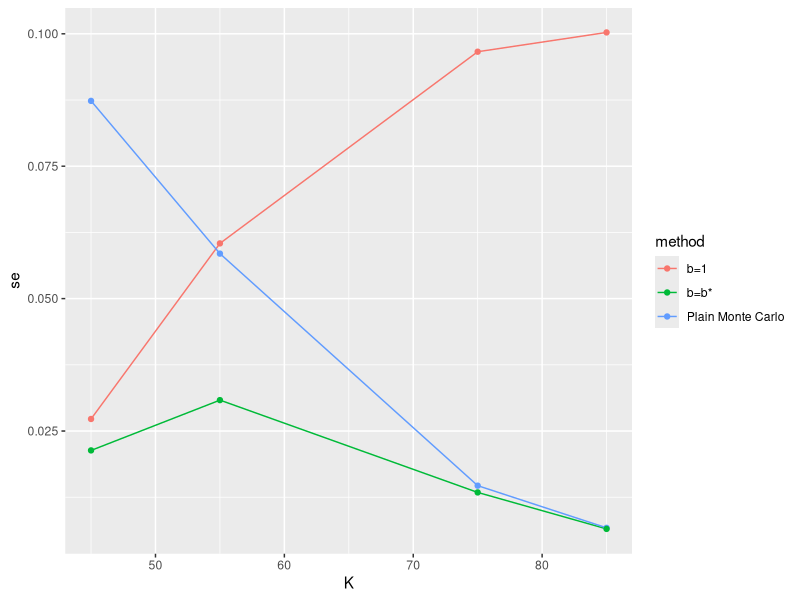
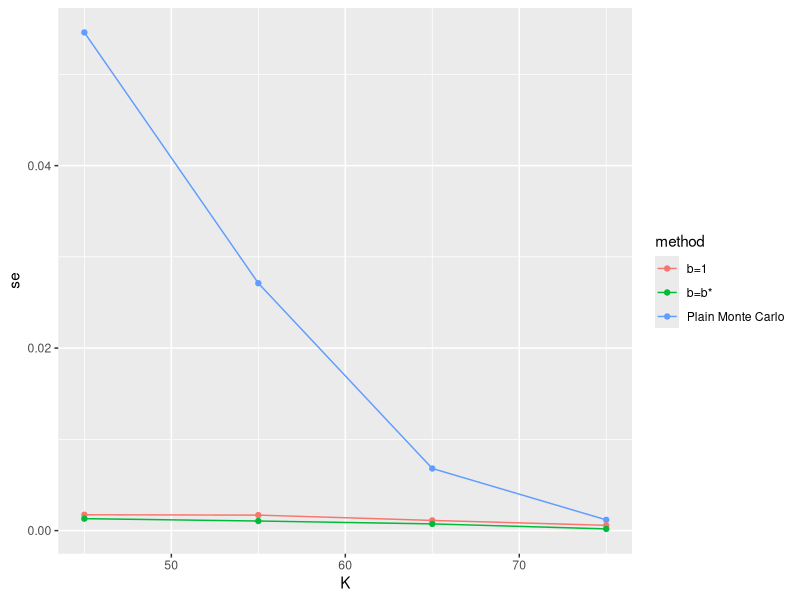
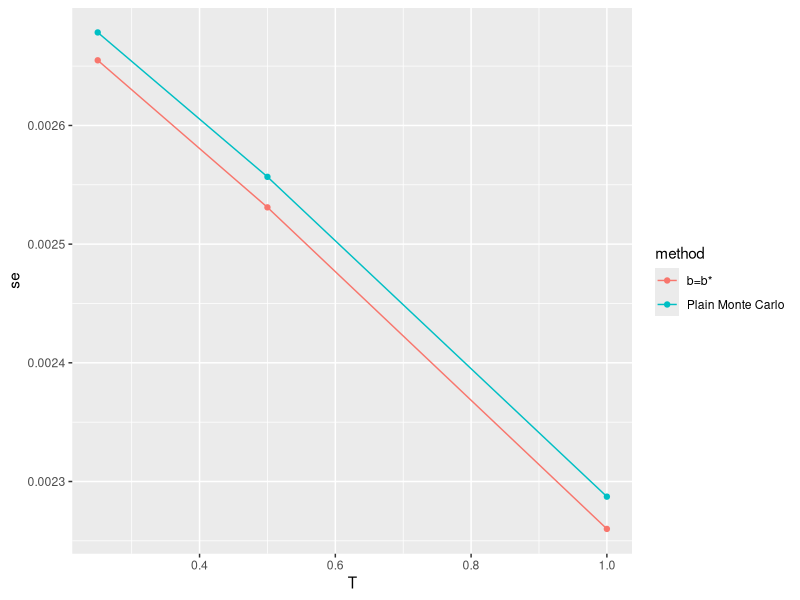
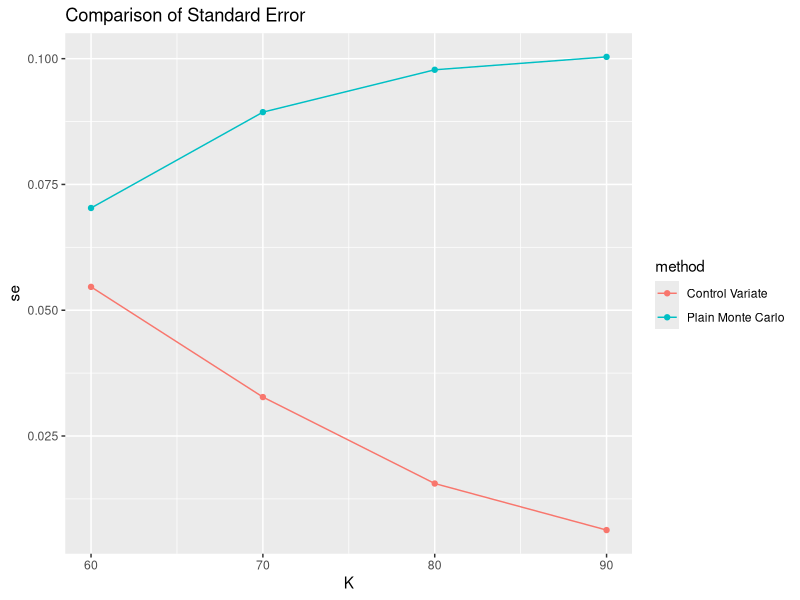
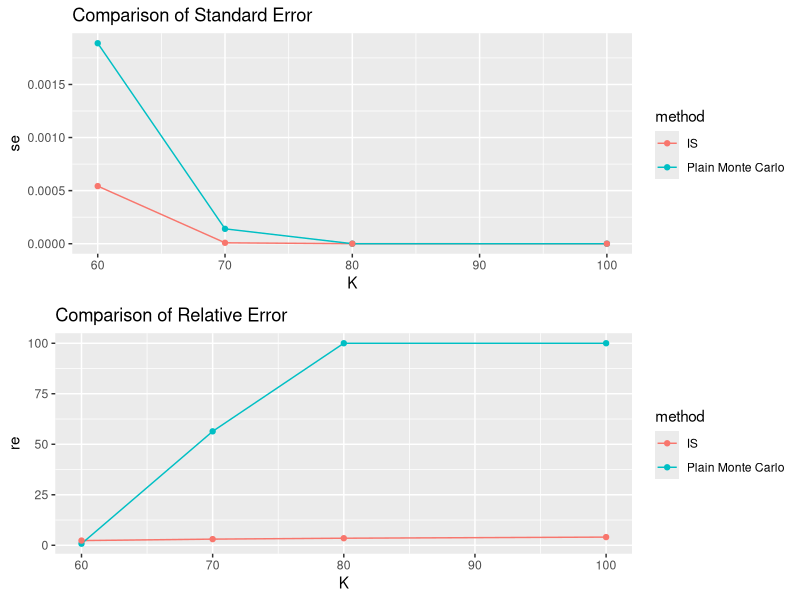
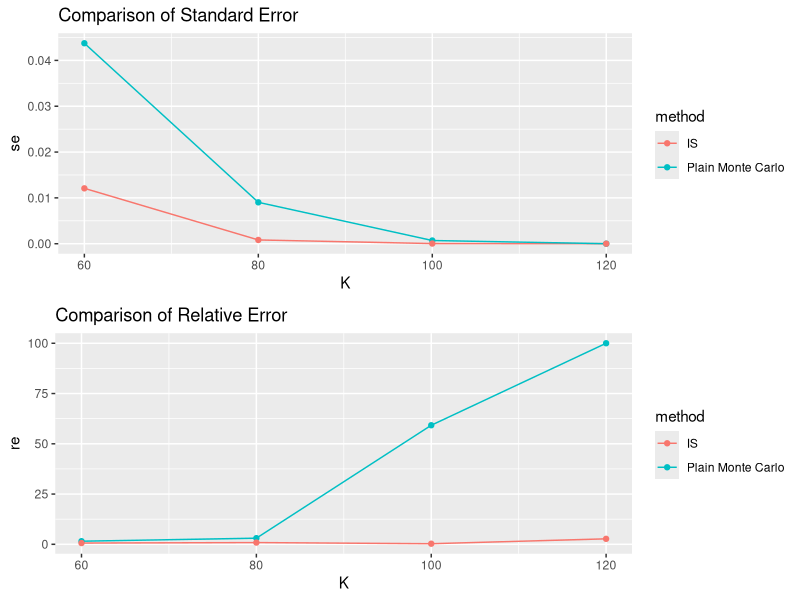
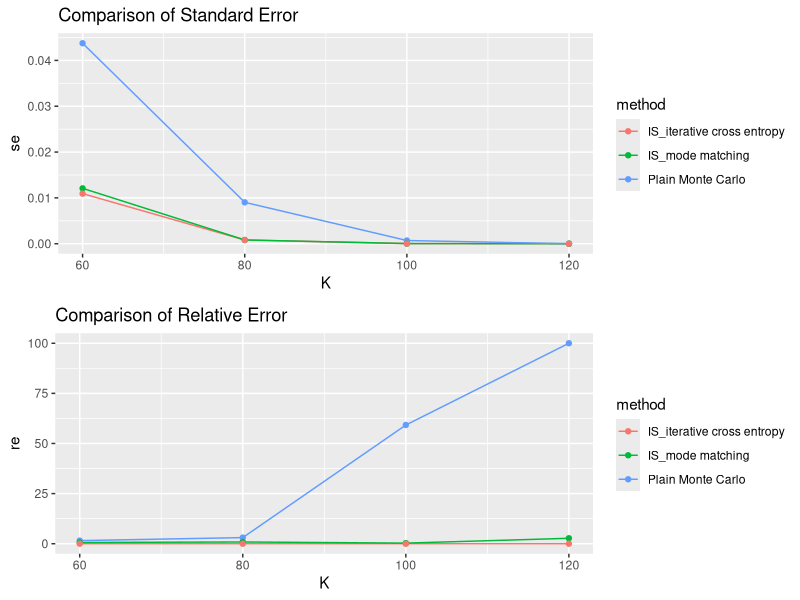
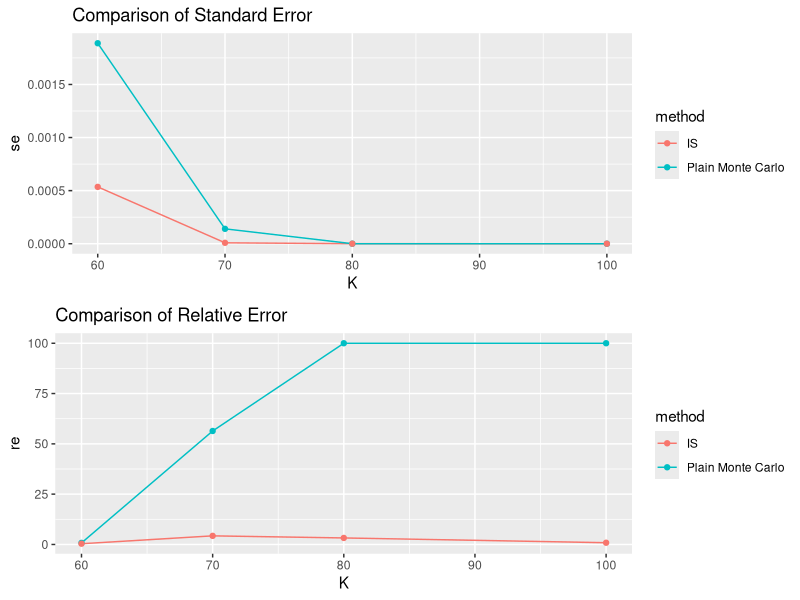

The R script that drew these images, in order: (Note: a time limit stopped this script after it produced the figures.)
## ---- chunk 1
S0 = 50
r = 0.05
sigma = 0.2
T = 1
n = 10000

K1 = 45
K2 = 55
K3 = 75
K4 = 85
K = c(K1,K2,K3,K4)
## ---- chunk 2
set.seed(36)
Z = rnorm(n)
S = S0*exp((r-sigma^2/2)*T+sigma*sqrt(T)*Z)
X = rep(0,n)
v = vector()
se = vector()
for (k in 1:4){
  for (i in 1:n){
    X[i] = exp(-r*T)*max(S[i]-K[k], 0)
  }
  
  v[k] = mean(X)
  se[k] = sqrt(var(X)/n)
}
v
se
## ---- chunk 3
v1 = vector()
se1 = vector()
for (k in 1:4){
  for (i in 1:n){
    X[i] = exp(-r*T)*max(S[i]-K[k], 0)
  }
  Y = exp(-r*T)*S-S0
  b1 = 1
  H1 = X-b1*Y
  v1[k] = mean(H1)
  se1[k] = sqrt((sum(H1^2)-n*v1[k]^2)/(n*(n-1)))
}
v1
se1

## ---- chunk 4
v2 = vector()
se2 = vector()
for (k in 1:4){
  for (i in 1:n){
    X[i] = exp(-r*T)*max(S[i]-K[k], 0)
  }
  Y = exp(-r*T)*S-S0
  b2 = sum((X-mean(X))*(Y-mean(Y)))/sum((Y-mean(Y))^2)
  H2 = X-b2*Y
  v2[k] = mean(H2)
  se2[k] = sqrt((sum(H2^2)-n*v2[k]^2)/(n*(n-1)))
  print(cor(X,Y))
}
v2
se2
## ---- chunk 5
library(ggplot2)

result = data.frame(rep(K,3))
colnames(result)='K'
result$method = c(rep('Plain Monte Carlo',4),rep('b=1',4),rep('b=b*',4))
result$est = c(v,v1,v2)
result$se = c(se,se1,se2)

ggplot(result, aes(x=K, y=se, group=method, color=method))+
  geom_line()+geom_point()
## ---- chunk 6
r = 0.05
T = 1
sigma = 0.2
m = 12
S0 = 50
n = 10000
t = rep(0,m)
for (i in 1:m){
  t[i]=i*T/m
}
S = rep(0,m)
X = rep(0,n)
K1 = 45
K2 = 55
K3 = 65
K4 = 75
K = c(K1,K2,K3,K4)
## ---- chunk 7
v = vector()
se = vector()
for (j in 1:4){
  set.seed(29)
  for (i in 1:n){
    for (k in 1:m){
      Z = rnorm(1)
      if (k==1) {
        S[k]=S0*exp((r-0.5*sigma^2)*(t[k])+
                      sigma*sqrt(t[k])*Z)
       } else {
         S[k]=S[k-1]*exp((r-0.5*sigma^2)*(t[k]-t[k-1])+sigma*sqrt(t[k]-t[k-1])*Z)
       }
    }
    ari_mean = mean(S)
    X[i] = exp(-r*T)*max(ari_mean-K[j], 0)
  }
  v[j] = mean(X)
  se[j] = sqrt(var(X)/n)
}
v
se
## ---- chunk 8
b = 1
geo_mean = rep(0,n)
v1 = rep(0,4)
se1 = rep(0,4)
for (j in 1:4){
  for (i in 1:n){
    for (k in 1:m){
      Z = rnorm(1)
      if (k==1) {
        S[k]=S0*exp((r-0.5*sigma^2)*(t[k])+
                      sigma*sqrt(t[k])*Z)
      } else {
        S[k]=S[k-1]*exp((r-0.5*sigma^2)*(t[k]-t[k-1])+sigma*sqrt(t[k]-t[k-1])*Z)
      }
    }
    ari_mean = mean(S)
    geo_mean[i] = exp(mean(log(S)))
    X[i] = exp(-r*T)*max(ari_mean-K[j], 0)
  }
  
  Y = rep(0,n)
  for (i in 1:n){
    Y[i] = exp(-r*T)*max(geo_mean[i]-K[j], 0)
  }
  p = mean(Y)
  H = X-b*(Y-p)
  v1[j] = mean(H)
  se1[j] = sqrt((sum(H^2)-n*v1[j]^2)/(n*(n-1)))
  
}
v1
se1


## ---- chunk 9
geo_mean = rep(0,n)
v2 = vector()
se2 = vector()
for (j in 1:4){
  for (i in 1:n){
    for (k in 1:m){
      Z = rnorm(1)
      if (k==1) {
        S[k]=S0*exp((r-0.5*sigma^2)*(t[k])+
                      sigma*sqrt(t[k])*Z)
      } else {
        S[k]=S[k-1]*exp((r-0.5*sigma^2)*(t[k]-t[k-1])+sigma*sqrt(t[k]-t[k-1])*Z)
      }
    }
    ari_mean = mean(S)
    geo_mean[i] = exp(mean(log(S)))
    X[i] = exp(-r*T)*max(ari_mean-K[j], 0)
  }
  
  Y = rep(0,n)
  for (i in 1:n){
    Y[i] = exp(-r*T)*max(geo_mean[i]-K[j], 0)
  }
  
  p = mean(Y)
  b = sum((X-mean(X))*(Y-mean(Y)))/sum((Y-mean(Y))^2)
  b
  H = X-b*(Y-p)
  v2[j] = mean(H)
  se2[j] = sqrt((sum(H^2)-n*v2[j]^2)/(n*(n-1)))
}
v2
se2
## ---- chunk 10
library(ggplot2)

result = data.frame(rep(K,3))
colnames(result)='K'
result$method = c(rep('Plain Monte Carlo',4),rep('b=1',4),rep('b=b*',4))
result$est = c(v,v1,v2)
result$se = c(se,se1,se2)

ggplot(result, aes(x=K, y=se, group=method, color=method))+
  geom_line()+geom_point()
## ---- chunk 11
r = 0.05
n = 400000
sigma = 0.2
S0 = 50
K1 = 45
K2 = 50
K3 = 55

T = c(1, 0.5, 0.25) # 1, 0.5, 0.25
## ---- chunk 12
set.seed(29)
Z = rnorm(n)

X = rep(0,n)
v = vector()
se = vector()
for (t in 1:3){
  S = S0*exp((r-0.5*sigma^2)*T[t]+sigma*sqrt(T[t])*Z)
  for(i in 1:n){
    X[i] = exp(-r*T[t])*(max(S[i]-K1,0) + max(S[i]-K3,0) - 2*max(S[i]-K2,0))
  }
  v[t] = mean(X)
  se[t] = sqrt(var(X)/n)
}
v
se
## ---- chunk 13
v1 = vector()
se1 = vector()
b = vector()
beta = vector()
for (t in 1:3){
  S = S0*exp((r-0.5*sigma^2)*T[t]+sigma*sqrt(T[t])*Z)
  for(i in 1:n){
    X[i] = exp(-r*T[t])*(max(S[i]-K1,0) + max(S[i]-K3,0) - 2*max(S[i]-K2,0))
  }
  Y = exp(-r*T[t])*S  # Control Variate
  b[t] = sum((X-mean(X))*(Y-mean(Y)))/sum((Y-mean(Y))^2)
  beta[t] = b[t]*(sqrt(var(Y)))/(sqrt(var(X)))
  H = X-b[t]*(Y-S0)
  v1[t] = mean(H)
  se1[t] = sqrt((sum(H^2)-n*v1[t]^2)/(n*(n-1)))
}
b
beta
v1
se1
## ---- chunk 14

result = data.frame(rep(T,2))
colnames(result)='T'
result$method = c(rep('Plain Monte Carlo',3),rep('b=b*',3))
result$est = c(v,v1)
result$se = c(se,se1)
library(ggplot2)
ggplot(result, aes(x=T, y=se, group=method, color=method))+
  geom_line()+geom_point()
## ---- chunk 15
n = 10000
T = 1
K = c(60,70,80,90)
sigma = 0.2
r = 0.02
S0 = 50
Z = rnorm(n)
S = S0*exp((r-0.5*sigma^2)*T+sigma*sqrt(T)*Z)
X = rep(0,n)
v = vector()
se = vector()
for (k in 1:4){
  for (i in 1:n){
    X[i] = exp(-r*T)*(max(S[i]-K[k], 0) + max(K[k]-S[i],0))
  }
  
  v[k] = mean(X)
  se[k] = sqrt(var(X)/n)
}
v
se
## ---- chunk 16
v1 = vector()
se1 = vector()
b = vector()
for (k in 1:4){
  for (i in 1:n){
    X[i] = exp(-r*T)*(max(S[i]-K[k], 0) + max(K[k]-S[i],0))
  }
  Y = exp(-r*T)*S-S0
  b[k] = sum((X-mean(X))*(Y-mean(Y)))/sum((Y-mean(Y))^2)
  H = X-b[k]*Y
  v1[k] = mean(H)
  se1[k] = sqrt((sum(H^2)-n*v1[k]^2)/(n*(n-1)))
}
b
v1
se1
## ---- chunk 17
result = data.frame(rep(K,2))
colnames(result)='K'
result$method = c(rep('Plain Monte Carlo',4),rep('Control Variate',4))
result$est = c(v,v1)
result$se = c(se,se1)

ggplot(result, aes(x=K, y=se, group=method, color=method))+
  geom_line()+geom_point()+ggtitle("Comparison of Standard Error")
## ---- chunk 18
S0 = 50
r = 0.05
sigma = 0.2
K = 65
T = 1
m =50
n = 10000
t = rep(0,m)
for (i in 1:m){
  t[i]=i*T/m
}
## ---- chunk 19
S = rep(0,m)
X = rep(0,n)
set.seed(29)
for (i in 1:n){
  for (k in 1:m){
    Z = rnorm(1)
    if (k==1) {
      S[k]=S0*exp((r-0.5*sigma^2)*(t[k])+sigma*sqrt(t[k])*Z)
    } else {
      S[k]=S[k-1]*exp((r-0.5*sigma^2)*(t[k]-t[k-1])+sigma*sqrt(t[k]-t[k-1])*Z)
    }
  }
  max_S = max(S)
  X[i] = exp(-r*T)*max(max_S-K, 0)
}
mean(X)
se = sqrt(var(X)/n)
se
## ---- chunk 20
Z = rnorm(n)
S = S0*exp((r-0.5*sigma^2)*T+sigma*sqrt(T)*Z)

Y = exp(-r*T)*S-S0
b = sum((X-mean(X))*(Y-mean(Y)))/sum((Y-mean(Y))^2)
b   # b very small -> 0, almost no reduction in variance
H = X-b*Y
v = mean(H)
v
se2 = sqrt((sum(H^2)-n*v^2)/(n*(n-1)))
se2
## ---- chunk 21
Z = rnorm(n)
S = S0*exp((r-sigma^2/2)*T+sigma*sqrt(T)*Z)
Y = rep(0,n)
for(i in 1:n){
  Y[i] = exp(-r*T)*max(S[i]-K,0)
}
b = sum((X-mean(X))*(Y-mean(Y)))/sum((Y-mean(Y))^2)
b    # b also very small
H = X-b*(Y-S0)
v = mean(H)
v
se2 = sqrt((sum(H^2)-n*v^2)/(n*(n-1)))
se2
## ---- chunk 22
S0 = 50
r = 0.05
sigma = 0.2
K = 55
T = 1
m =50
n = 10000
t = rep(0,m)
for (i in 1:m){
  t[i]=i*T/m
}

geo_mean = rep(0,n)
X = rep(0,n)
S = rep(0,m)
set.seed(29)

for (i in 1:n){
  for (k in 1:m){
    Z = rnorm(1)
    if (k==1) {
      S[k]=S0*exp((r-0.5*sigma^2)*(t[k])+sigma*sqrt(t[k])*Z)
    } else {
      S[k]=S[k-1]*exp((r-0.5*sigma^2)*(t[k]-t[k-1])+sigma*sqrt(t[k]-t[k-1])*Z)
    }
  }
  max_S = max(S)
  X[i] = exp(-r*T)*max(max_S-K, 0)
  geo_mean[i] = exp(mean(log(S)))
}

Y = rep(0,n)
for (i in 1:n){
  Y[i] = exp(-r*T)*max(geo_mean[i]-K, 0)
}

#Y[1:100]
p = mean(Y)
b = sum((X-mean(X))*(Y-mean(Y)))/sum((Y-mean(Y))^2)
b
H = X-b*(Y-p)
v = mean(H)
v
se = sqrt((sum(H^2)-n*v^2)/(n*(n-1)))
se
## ---- chunk 23
S0 = 50
r = 0.01
sigma = 0.1
T = 1
n = 10000

K = c(60,70,80,100)
b = vector()
for (k in 1:4){
  b[k] = (log(K[k]/S0) - (r-sigma^2/2)*T)/(sigma*sqrt(T))
}

# theoretical value
theo = exp(-r*T)*(1-pnorm(b))
theo
## ---- chunk 24
est = vector()
se = vector()
re = vector()
for (k in 1:4){
  set.seed(29)
  X = exp(-r*T)*(rnorm(n)>=b[k])
  est[k] = mean(X)
  se[k] = sqrt(var(X)/n)
  re[k] = abs((est[k] - theo[k])/theo[k])*100
}
est
se
re

## ---- chunk 25
est2 = vector()
se2 = vector()
re2 = vector()
for (k in 1:4){
  set.seed(29)
  x = max(b[k],0)
  H = rep(0,n)
  for (i in 1:n){
    Y = rnorm(1, x, 1)
    if (Y<b[k]){
      H[i]=0
    } else{
      H[i] = exp(-r*T-x*Y+x^2/2)
    }
  }
  est2[k] = mean(H)
  se2[k] = sqrt((sum(H^2)-n*est2[k]^2)/(n*(n-1)))
  re2[k] = abs((est2[k]-theo[k])/theo[k])*100
}
est2
se2
re2
## ---- chunk 26
result = data.frame(rep(K,2))
colnames(result)='K'
result$method = c(rep('Plain Monte Carlo',4),rep('IS',4))
result$est = c(est,est2)
result$se = c(se,se2)
result$re = c(re,re2)
library(ggplot2)
p1 = ggplot(result, aes(x=K, y=se, group=method, color=method))+
  geom_line()+geom_point()+ggtitle("Comparison of Standard Error")
p2 = ggplot(result, aes(x=K, y=re, group=method, color=method))+
  geom_line()+geom_point()+ggtitle("Comparison of Relative Error")
require(gridExtra)
grid.arrange(p1,p2)
## ---- chunk 27
S0 = 50
r = 0.05
sigma = 0.2
T = 1
n = 10000

K = c(60,80,100,120)
theta = vector()
theo = vector()
# theoretical value by using Black-Scholes formula
for (k in 1:4){
  theta[k] = 1/(sigma*sqrt(T))*log(K[k]/S0)+(sigma/2-r/sigma)*sqrt(T)
  theo[k] = S0*pnorm(sigma*sqrt(T)-theta[k])-K[k]*exp(-r*T)*pnorm(-theta[k])
}
theo
## ---- chunk 28
set.seed(29)
X = rnorm(n)
for (k in 1:4){
  h = S0*exp(-0.5*sigma^2*T+sigma*sqrt(T)*X)-exp(-r*T)*K[k]
  for (i in 1:n){
    h[i] = max(0, h[i])
  }
  est[k] = mean(h)
  se[k] = sqrt(var(h)/n)
}
re = abs((est-theo)/theo*100)
est
se
re
## ---- chunk 29
# find x* using bisection method
f <- function(x){
  S0*exp(-0.5*sigma^2*T+sigma*sqrt(T)*x)*(sigma*sqrt(T)-x)+exp(-r*T)*K[4]*x
}

#f(4)
#f(5)

x1= vector()
x2 = vector()
x1[1] = 1
x2[1] = 2
x1[2] = 2
x2[2] = 3
x1[3] = 3
x2[3] = 4
x1[4] = 4
x2[4] = 5

for(k in 1:4){
  while (abs(x1[k]-x2[k])>=1e-6){
    x = (x1[k]+x2[k])/2
    if (f(x)==0){
      x1[k] = x
      x2[k] = x
    } else {
      if ((f(x)>0 & f(x1[k])>0)|(f(x)<0 & f(x1[k])<0)){
        x1[k] = x
      } else {
        x2[k] = x
      }
    }
  }
}
x1


# importance sampling
est1 = vector()
se1 = vector()
set.seed(29)
for (k in 1:4){
  H = rep(0,n)
  Y = rnorm(n,x1[k],1)
  h = S0*exp(-0.5*sigma^2*T+sigma*sqrt(T)*Y)-exp(-r*T)*K[k]
  for (i in 1:n){
    H[i] = max(0, h[i])*exp(-x1[k]*Y[i] + (x1[k])^2/2)
  }
  est1[k] = mean(H)    ## when K is large, this value is very unstable for diff seeds
  se1[k] = sqrt((sum(H^2)-n*est1[k]^2)/(n*(n-1)))
}
est1
se1
re1 = abs((est1-theo)/theo)*100
re1
## ---- chunk 30
result = data.frame(rep(K,2))
colnames(result)='K'
result$method = c(rep('Plain Monte Carlo',4),rep('IS',4))
result$est = c(est,est1)
result$se = c(se,se1)
result$re = c(re,re1)

p1 = ggplot(result, aes(x=K, y=se, group=method, color=method))+
  geom_line()+geom_point()+ggtitle("Comparison of Standard Error")
p2 = ggplot(result, aes(x=K, y=re, group=method, color=method))+
  geom_line()+geom_point()+ggtitle("Comparison of Relative Error")
require(gridExtra)
grid.arrange(p1,p2)
## ---- chunk 31
S0 = 50
r = 0.05
sigma = 0.2
T = 1
N = 2000
K = c(60,80,100,120)

theta_hat0 = vector()
for (k in 1:4){
  theta_hat0[k] = 1/(sigma*sqrt(T))*log(K[k]/S0)-r/sigma*sqrt(T)
}

theta_hat0
IT_NUM = 5
theta_hat_final = vector()

for (k in 1:4){
  h <- function(x){
    max(S0*exp(-0.5*sigma^2*T+sigma*sqrt(T)*x)-exp(-r*T)*K[k], 0)
  }
  
  H = rep(0,N)
  theta_hat = rep(0, IT_NUM+1)
  theta_hat[1] = theta_hat0[k]
  set.seed(29)
  for(j in 1:IT_NUM+1){
    Y = rnorm(N,theta_hat[j-1],1)
    for(i in 1:N){
      H[i] = h(Y[i])
    }
    theta_hat[j] = sum(H*exp(-theta_hat[j-1]*Y)*Y)/sum(H*exp(-theta_hat[j-1]*Y))
  }
  
  theta_hat
  theta_hat_final[k] = theta_hat[IT_NUM+1]
}
theta_hat_final


H = rep(0,n)
est3 = vector()
se3 = vector()
for (k in 1:4){
  for (i in 0:n){
    Y = rnorm(1, theta_hat_final[k], 1)
    H[i] = h(Y)*exp(-theta_hat_final[k]*Y + theta_hat_final[k]^2/2)
  }
  est3[k] = mean(H)    
  se3[k] = sqrt((sum(H^2)-n*est3[k]^2)/(n*(n-1)))
}
est3  # works well even when K is large, like 120\
se3
re3 = abs((est3-theo)/theo)*100
re3
## ---- chunk 32
result = data.frame(rep(K,3))
colnames(result)='K'
result$method = c(rep('Plain Monte Carlo',4),rep('IS_mode matching',4),rep('IS_iterative cross entropy',4))
result$est = c(est,est1,est3)
result$se = c(se,se1,se3)
result$re = c(re,re1,se3)
library(ggplot2)
library(gridExtra)
p1 = ggplot(result, aes(x=K, y=se, group=method, color=method))+
  geom_line()+geom_point()+ggtitle("Comparison of Standard Error")
p2 = ggplot(result, aes(x=K, y=re, group=method, color=method))+
  geom_line()+geom_point()+ggtitle("Comparison of Relative Error")
grid.arrange(p1,p2)
## ---- chunk 33
rho = 0.1
N = 2000
N0 = 1800
S0 = 50
r = 0.05
sigma = 0.2
T = 1
K = 120
alpha = K
theta_0 = 0
j = 0

F <- function(x){
  S0*exp((r-0.5*sigma^2)*T+sigma*sqrt(T)*x)
}

H <- function(x, alpha){
  exp(-r*T)*max(F(x)-alpha, 0)
}

theta = vector()
theta[1] = theta_0
j=0
H_vector = rep(0,N)

alpha_j = 40
while (alpha_j<alpha){
  j = j+1
  Y = rnorm(N, theta[j],1)
  V = F(Y)
  V = sort(V)
  alpha_j = V[N0]
  for(i in 1:N){
    if ( F(Y[i])>=alpha_j ){
      H_vector[i]=H(Y[i], alpha_j)
    } else {
      H_vector[i]=0
    }
  }
  theta[j+1]= sum(H_vector*exp(-theta[j]*Y)*Y)/sum(H_vector*exp(-theta[j]*Y))
}

theta
alpha_j
final_theta = theta[j+1]
H = rep(0,n)
h <- function(x){
  max(S0*exp(-0.5*sigma^2*T+sigma*sqrt(T)*x)-exp(-r*T)*K, 0)
}
for (i in 0:n){
  Y = rnorm(1, final_theta, 1)
  H[i] = h(Y)*exp(-final_theta*Y + final_theta^2/2)
}
est_v = mean(H)
est_v     # works well even when K is large, like 120
se = sqrt((sum(H^2)-n*est_v^2)/(n*(n-1)))
se
## ---- chunk 34
S0 = 50
r = 0.01
sigma = 0.1
T = 1
n = 10000
N = 2000
IT_NUM = 5

K = c(60, 70, 80, 100)
b = vector()
theo = vector()
for (k in 1:4){
  b[k] = (log(K[k]/S0) - (r-sigma^2/2)*T)/(sigma*sqrt(T))
}

# theoretical value
theo = exp(-r*T)*(1-pnorm(b))
theo
## ---- chunk 35
est = vector()
se = vector()
re = vector()
for (k in 1:4){
  set.seed(29)
  X = exp(-r*T)*(rnorm(n)>=b[k])
  est[k] = mean(X)
  se[k] = sqrt(var(X)/n)
  re[k] = abs((est[k] - theo[k])/theo[k])*100
}
est
se
re
## ---- chunk 36
# initialize theta_hat0 so that exp(-rT)*E[I{Y>=b}]=0
theta_hat_final = vector()
for (k in 1:4){
  theta_hat0 = b[k]
  H = rep(0,N)
  theta_hat = rep(0, IT_NUM+1)
  theta_hat[1] = theta_hat0
  
  set.seed(29)
  h <- function(X){
    exp(-r*T)*(X>=b[k])
  }
  for(j in 1:IT_NUM+1){
    Y = rnorm(N,theta_hat[j-1],1)
    for(i in 1:N){
      H[i] = h(Y[i])
    }
    theta_hat[j] = sum(H*exp(-theta_hat[j-1]*Y)*Y)/sum(H*exp(-theta_hat[j-1]*Y))
  }
  theta_hat_final[k] = theta_hat[IT_NUM+1]
}
theta_hat_final

H = rep(0,n)
for (k in 1:4){
  for (i in 0:n){
    Y = rnorm(1, theta_hat_final[k], 1)
    H[i] = h(Y)*exp(-theta_hat_final[k]*Y + theta_hat_final[k]^2/2)
  }
  est1[k] = mean(H)
  se1[k] = sqrt((sum(H^2)-n*est1[k]^2)/(n*(n-1)))
}
est1
se1
re1 = abs((est1 - theo)/theo)*100
re1
## ---- chunk 37
result = data.frame(rep(K,2))
colnames(result)='K'
result$method = c(rep('Plain Monte Carlo',4),rep('IS',4))
result$est = c(est,est1)
result$se = c(se,se1)
result$re = c(re,re1)

p1 = ggplot(result, aes(x=K, y=se, group=method, color=method))+
  geom_line()+geom_point()+ggtitle("Comparison of Standard Error")
p2 = ggplot(result, aes(x=K, y=re, group=method, color=method))+
  geom_line()+geom_point()+ggtitle("Comparison of Relative Error")
grid.arrange(p1,p2)
## ---- chunk 38
plain_est=vector()
plain_se=vector()
plain_re=vector()
IS_est = vector()
IS_se = vector()
IS_re = vector()
m_vec = c(10,20,30)
theo = vector()
for (k in 1:length(m_vec)){
  p = 0.5
  a = 0.9
  m = m_vec[k] #10,100,1000
  n = 10000
  b = m*a
  theo[k] = 1-pbinom(b,m,p)
  ##### Plain Monte Carlo Methods #####
  set.seed(18)
  X = rbinom(n,m,p)
  count = vector()
  for (i in 1:n){
    if (X[i]>=b){
      count[i] = 1
    } else {
      count[i] = 0
    }
  }
  plain_est[k] = mean(count)
  plain_se[k] = sqrt(var(count)/n)
  plain_re[k] = abs((plain_est[k]-theo[k])/theo[k])*100
  
  ##### Importance Sampling #####
  Y = rbinom(n,m,a)
  count2 = vector()
  for (i in 1:n){
    if (Y[i]>=b){
      count2[i]=1*0.5^m/(a^Y[i]*(1-a)^(m-Y[i]))
    } else{
      count2[i]=0
    }
  }
  
  IS_est[k] = mean(count2)
  IS_se[k] = sqrt((sum(count2^2)-n*IS_est[k]^2)/(n*(n-1)))
  IS_re[k] = abs((IS_est[k]-theo[k])/theo[k])*100
}

theo
plain_est
IS_est
## ---- chunk 39
result = data.frame(rep(m_vec,2))
colnames(result)='m'
result$method = c(rep('Plain Monte Carlo',3),rep('IS',3))
result$est = c(plain_est,IS_est)
result$se = c(plain_se,IS_se)
result$re = c(plain_re,IS_re)
library(ggplot2)
library(gridExtra)
p1 = ggplot(result, aes(x=m, y=se, group=method, color=method))+
  geom_line()+geom_point()+ggtitle("Comparison of Standard Error")
p2 = ggplot(result, aes(x=m, y=re, group=method, color=method))+
  geom_line()+geom_point()+ggtitle("Comparison of Relative Error")
grid.arrange(p1,p2)
## ---- chunk 40
plain_est=vector()
plain_se=vector()
plain_re=vector()
IS_est = vector()
IS_se = vector()
IS_re = vector()
a_vec = c(2,5,10,20,30)
theo = vector()

for (k in 1:length(a_vec)){
  lambda = 1
  a = a_vec[k] #2,5,10
  n = 10000
  b = a/lambda
  
  theo[k] = 1-pexp(b,lambda)

  ##### Plain Monte Carlo Methods #####
  set.seed(29)
  X = rexp(n,lambda)
  count = vector()
  for (i in 1:n){
    if (X[i]>=b){
      count[i] = 1
    } else {
      count[i] = 0
    }
  }
  plain_est[k] = mean(count)
  plain_se[k] = sqrt(var(count)/n)
  plain_re[k] = abs((plain_est[k]-theo[k])/theo[k])*100
  
  ##### Importance Sampling #####
  Y = rexp(n,1/b)
  H = rep(0,n)
  for (i in 1:n){
    if (Y[i]>=b){
      H[i]=1*lambda*b*exp(-lambda*Y[i]+1/b*Y[i])
    } else{
      H[i]=0
    }
  }

  IS_est[k] = mean(H)
  IS_se[k] = sqrt((sum(H^2)-n*IS_est[k]^2)/(n*(n-1)))
  IS_re[k] = abs((IS_est[k]-theo[k])/theo[k])*100
}

## ---- chunk 41
result = data.frame(rep(a_vec,2))
colnames(result)='m'
result$method = c(rep('Plain Monte Carlo',5),rep('IS',5))
result$est = c(plain_est,IS_est)
result$se = c(plain_se,IS_se)
result$re = c(plain_re,IS_re)

p1 = ggplot(result, aes(x=m, y=se, group=method, color=method))+
  geom_line()+geom_point()+ggtitle("Comparison of Standard Error")
p2 = ggplot(result, aes(x=m, y=re, group=method, color=method))+
  geom_line()+geom_point()+ggtitle("Comparison of Relative Error")
grid.arrange(p1,p2)
## ---- chunk 42
n = 10000
set.seed(29)
X = rnorm(n)
Y = rnorm(n)
Z = rnorm(n)
b = 3
# let A = min{X+Y,Y+2Z+1}
count = vector()
for (i in 1:n){
  if(min(X[i]+Y[i],Y[i]+2*Z[i]+1)>=b){
    count[i]=1
  } else {
    count[i]=0
  }
} 
plain_est = mean(count)
plain_est
plain_se = sqrt(var(count)/n)
plain_se
## ---- chunk 43
N = 2000
set.seed(29)
X = rnorm(N)
Y = rnorm(N)
Z = rnorm(N)
A = rep(0,N)
h = rep(0,N)

for (i in 1:N){
  A[i]=min(X[i]+Y[i],Y[i]+2*Z[i]+1)
  if(A[i]>=b){
    h[i]=1
  } else {
    h[i]=0
  }
}

theta_est = vector()
theta_est[1] = sum(h*X)/sum(h)
theta_est[2] = sum(h*Y)/sum(h)
theta_est[3] = sum(h*Z)/sum(h)

X2 = rnorm(n,theta_est[1],1)
Y2 = rnorm(n,theta_est[2],1)
Z2 = rnorm(n,theta_est[3],1)
A2 = rep(0,n)

#theta_est

for (i in 1:n){
  A2[i]=min(X2[i]+Y2[i],Y2[i]+2*Z2[i]+1)
}

l = exp(-theta_est[1]*X2+1/2*theta_est[1]^2
    -theta_est[2]*Y2+1/2*theta_est[2]^2
    -theta_est[3]*Z2+1/2*theta_est[3]^2)

H = (A2>=b)*l
IS_est = mean(H)
IS_est
IS_se = sqrt((sum(H^2)-n*IS_est^2)/(n*(n-1)))
IS_se

## ---- chunk 44
r = 0.1
sigma = 0.2
T = 1
K = 30
n = 10000
S0 = c(30,50,70,90)

# theoretical value by using Black-Scholes formula
theta = 1/(sigma*sqrt(T))*log(K/S0)+(sigma/2-r/sigma)*sqrt(T)
theo = K*exp(-r*T)*pnorm(theta)-S0*pnorm(theta-sigma*sqrt(T))
theo
## ---- chunk 45
set.seed(29)
for (s in 1:4){
  X = rnorm(n)
  h = exp(-r*T)*K-S0[s]*exp(-0.5*sigma^2*T+sigma*sqrt(T)*X)
  for (i in 1:n){
    h[i] = max(0, h[i])
  }
  est[s] = mean(h)
  se[s] = sqrt(var(h)/n)
}
est
se
re = abs((est-theo)/theo*100)
re
## ---- chunk 46
# find x* using bisection method
f <- function(x){
  -S0[1]*exp(-0.5*sigma^2*T+sigma*sqrt(T)*x)*(sigma*sqrt(T)-x)-exp(-r*T)*K*x
}

f(-1)
f(-2)

x1 = c(-1, -3, -4, -6)
x2 = c(-2, -4, -5, -7)

for (s in 1:4){
  while (abs(x1[s]-x2[s])>=1e-6){
    x = (x1[s]+x2[s])/2
    if (f(x)==0){
      x1[s] = x
      x2[s] = x
    } else {
      if ((f(x)>0 & f(x1[s])>0)|(f(x)<0 & f(x1[s])<0)){
        x1[s] = x
      } else {
        x2[s] = x
      }
    }
  }
}
x1

#importance sampling
set.seed(29)
H = rep(0,n)
for (s in 1:4){
  Y = rnorm(n,x1[s],1)
  h = exp(-r*T)*K - S0[s]*exp(-0.5*sigma^2*T+sigma*sqrt(T)*Y)
  for (i in 1:n){
    H[i] = max(0, h[i])*exp(-x1[s]*Y[i] + (x1[s])^2/2)
  }
  est1[s] = mean(H)
  se1[s] = sqrt((sum(H^2)-n*est1[s]^2)/(n*(n-1)))
}
est1
se1
re1 = abs((est1-theo)/theo)*100
re1
## ---- chunk 47
N =2000
IT_NUM = 5

set.seed(29)
for (s in 1:4){
  
  # to initialize theta_hat0 s.t. E(h(Y)) = 0
  theta_hat0 = 1/(sigma*sqrt(T))*log(K/S0[s])-r/sigma*sqrt(T)
  theta_hat0
  
  h <- function(x){
    max(exp(-r*T)*K-S0[s]*exp(-0.5*sigma^2*T+sigma*sqrt(T)*x), 0)
  }
  
  H = rep(0,N)
  theta_hat = rep(0, IT_NUM+1)
  theta_hat[1] = theta_hat0
  
  for(j in 1:IT_NUM+1){
    Y = rnorm(N,theta_hat[j-1],1)
    for(i in 1:N){
      H[i] = h(Y[i])
    }
    theta_hat[j] = sum(H*exp(-theta_hat[j-1]*Y)*Y)/sum(H*exp(-theta_hat[j-1]*Y))
  }
  theta_hat
  theta_hat_final = theta_hat[IT_NUM+1]
  theta_hat_final
  
  H = rep(0,n)
  for (i in 0:n){
    Y = rnorm(1, theta_hat_final, 1)
    H[i] = h(Y)*exp(-theta_hat_final*Y + theta_hat_final^2/2)
  }
  est2[s] = mean(H)
  se2[s] = sqrt((sum(H^2)-n*est2[s]^2)/(n*(n-1)))
}
est2
se2
re2 = abs((est2-theo)/theo)*100
re2
## ---- chunk 48
result = data.frame(rep(S0,3))
colnames(result)='S0'
result$method = c(rep('Plain Monte Carlo',4),rep('IS_mode matching',4),rep('IS_iterative cross entropy',4))
result$est = c(est,est1,est2)
result$se = c(se,se1,se2)
result$re = c(re,re1,se2)
library(ggplot2)
library(gridExtra)
p1 = ggplot(result, aes(x=S0, y=se, group=method, color=method))+
  geom_line()+geom_point()+ggtitle("Comparison of Standard Error")
p2 = ggplot(result, aes(x=S0, y=re, group=method, color=method))+
  geom_line()+geom_point()+ggtitle("Comparison of Relative Error")
grid.arrange(p1,p2)
## ---- chunk 49
S0 = 50
r0 = 0.04
b = 0.06
a = 1
theta = 0.1
sigma = 0.2
T = 1
rho = 0.8
m = 50
n = 10000
K = 55   # K= 45, 50, 55
t = (0:m)*T/m
## ---- chunk 50
S = vector()
r = vector()
S[1] = S0
r[1] = r0
H = vector()

sigma_mat = matrix(c(1,rho,rho,1),nrow = 2)
library(MASS)

for (k in 1:n){
  for (i in 1:m){
    data = mvrnorm(1, rep(0, 2), sigma_mat)
    Z = data[1] 
    Y = data[2]
    S[i+1] = S[i]+r[i]*S[i]*(t[i+1]-t[i])+sigma*S[i]*sqrt(t[i+1]-t[i])*Z
    r[i+1] = r[i]+a*(b-r[i])*(t[i+1]-t[i])+theta*sqrt(r[i])*sqrt(t[i+1]-t[i])*Y
  }
  R = 0
  for (i in 1:m+1){
    R = R + (t[i]-t[i-1])*r[i-1]
  }
  
  R = R/T
  H[k] = exp(-R*T)*max(S[m+1]-K,0)
}

est = mean(H)
est
se = sqrt(var(H)/n)
se
## ---- chunk 51
r = vector()
H = vector()
set.seed(29)
for (k in 1:n){
  r[1] = r0
  L = 0
  for (i in 1:m){
    Y = rnorm(1)
    r[i+1] = r[i] + a*(b-r[i])*(t[i+1]-t[i]) +theta*sqrt(r[i])*sqrt(t[i+1]-t[i])*Y
    L = L+sqrt(t[i+1]-t[i])*Y
  }
  Bt = L
  R = 0
  for (i in 1:m+1){
    R = R + (t[i]-t[i-1])*r[i-1]
  }
  R = R/T
  X0 = S0*exp(rho*sigma*Bt-rho^2*sigma^2*T/2)
  Z = rnorm(1)
  Z = rnorm(100)
  
  v = vector()
  St = X0*exp((R-1/2*sigma^2*(1-rho^2))*T + sigma*sqrt(1-rho^2)*Z)
  for (i in 1:100){
    v[i] = exp(-R*T)*max(St[i]-K,0)
  }
  C = mean(v)
  
  #not sure about this Qt=Z
  H[k] = C
}

est = mean(H)
est
est_se = sqrt((sum(H^2)-n*est^2)/(n*(n-1)))
est_se  
## ---- chunk 52
r = 0.05
S0 = 50
K = 50
a = 3
beta = 0.1
theta0 = 0.25
T = 1
big_theta = 0.2
rho = 0.5
m = 50
t = (0:m)*T/m
n = 10000
## ---- chunk 53
Y = vector()
theta = vector()

sigma_mat = matrix(c(1,rho,rho,1),nrow = 2)

X = vector()
Y_trace = vector()
for (k in 1:n){
  Y[1] = log(S0)
  theta[1] = theta0
  normal_v = mvrnorm(m, rep(0, 2), sigma_mat)
  Z = normal_v[,1]
  R = normal_v[,2]
  for (i in 1:m){
    Y[i+1] = Y[i]+(r-1/2*theta[i]^2)*(t[i+1]-t[i])+theta[i]*sqrt(t[i+1]-t[i])*Z[i]
    theta[i+1] = theta[i]+a*(big_theta-theta[i])*(t[i+1]-t[i])+beta*sqrt(t[i+1]-t[i])*R[i]
  } 
  Y_trace[k] = Y[m+1]
  X[k] = exp(-r*T)*max(exp(Y[m+1])-K,0)
}
#X[1:100]
plain_est = mean(X)
plain_est
plain_se = sqrt(var(X)/n)
plain_se

## ---- chunk 54
sigma = big_theta
Y_hat = vector()
Y_l = vector()
theta = vector()
X = vector()
Q = vector()

set.seed(29)
## Calculate BLS_Call
Z = rnorm(n)

v = vector()
St = S0*exp((r-0.5*sigma^2)*T+sigma*sqrt(T)*Z)
for (i in 1:n){
  v[i] = exp(-r*T)*max(St[i]-K,0)
}
C = mean(v)

for (k in 1:n){
  Y_hat[1] = log(S0)
  Y_l[1] = log(S0)
  theta[1] = theta0
  for (i in 1:m){
    Z = rnorm(1)
    U = rnorm(1)
    R = rho*Z+sqrt(1-rho^2)*U
    Y_hat[i+1] = Y_hat[i]+(r-theta[i]^2/2)*(t[i+1]-t[i])+theta[i]*sqrt(t[i+1]-t[i])*Z
    Y_l[i+1] = Y_l[i]+(r-sigma^2/2)*(t[i+1]-t[i])+sigma*sqrt(t[i+1]-t[i])*Z
    theta[i+1] = theta[i]+a*(big_theta-theta[i])*(t[i+1]-t[i])+beta*sqrt(t[i+1]-t[i])*R
    
  }
  X[k] = exp(-r*T)*max(exp(Y_hat[m+1])-K,0)
  Q[k] = exp(-r*T)*max(exp(Y_l[m+1])-K,0)-C
}

b_optimal = sum((X-mean(X))*(Q-mean(Q)))/sum((Q-mean(Q))^2)
b_optimal


H = X-b_optimal*Q

v_est = mean(H)
v_est
se_est = sqrt((sum(H^2)-n*v_est^2)/(n*(n-1)))
se_est
## ---- chunk 55
S0=50
r=0.05
sigma=0.2
T=1
m=50
n=10000
N=2000
K = c(50,52,55)
t = (0:m)*T/m
## ---- chunk 56
X = vector()
XT = vector()
h = vector()
plain_est = vector()
plain_se = vector()
set.seed(29)
for (j in 1:3){
  for (k in 1:n){
    X[1] = S0
    for (i in 1:m){
      Z = rnorm(1)
      X[i+1] = max(0, X[i]+sigma*exp(-r*1/2*t[i])*sqrt(X[i])*sqrt(t[i+1]-t[i])*Z)
    }
    XT[k] = X[m+1]
    h[k] = max(exp(-r*T)*K[j]-XT[k],0)
  }
  
  plain_est[j] = mean(h)
  plain_se[j] = sqrt(var(h)/n)
}
plain_est
plain_se
## ---- chunk 57
IS_est = vector()
IS_se =vector()
for (j in 1:3){
  Y = matrix(0,nrow = N,ncol = m)
  set.seed(29)
  theta = vector()
  for (k in 1:N){
    for(i in 1:m){
      Y[k,i] = rnorm(1)
    }
  }
  X = vector()
  h = vector()
  for (k in 1:N){
    X[1]= S0
    for (i in 1:m){
      X[i+1] = max(0, X[i]+sigma*exp(-r*1/2*t[i])*sqrt(X[i])*sqrt(t[i+1]-t[i])*Y[k,i])
      }
    h[k] = max(exp(-r*T)*K[j]-X[m+1],0)
  }
  
  denom = rep(0,m)
  for (i in 1:N){
    denom = denom+h[i]*Y[i,]
  }
  theta = denom/sum(h)
  theta
  
  H = vector()
  for (k in 1:n){
    Z = vector()
    for (i in 1:m){
      Z[i] = rnorm(1, theta[i],1)
      X[i+1] = max(0, X[i]+sigma*exp(-r*(1/2)*t[i])*sqrt(X[i])*sqrt(t[i+1]-t[i])*Z[i])
    }
    H[k] = max(exp(-r*T)*K[j]-X[m+1],0)*exp(-sum(theta*Z)+0.5*sum(theta^2))
  }
  
  
  IS_est[j] = mean(H)
  IS_se[j] = sqrt((sum(H^2)-n*IS_est[j]^2)/(n*(n-1)))
}
IS_est
IS_se
## ---- chunk 58
result = data.frame(rep(K,2))
colnames(result)='K'
result$method = c(rep('Plain Monte Carlo',3),rep('Importance Sampling',3))
result$est = c(plain_est,IS_est)
result$se = c(plain_se, IS_se)
library(ggplot2)
library(gridExtra)
p1 = ggplot(result, aes(x=K, y=est, group=method, color=method))+
  geom_line()+geom_point()+ggtitle("Comparison of Estimation")
p2 = ggplot(result, aes(x=K, y=se, group=method, color=method))+
  geom_line()+geom_point()+ggtitle("Comparison of Standard Error")
grid.arrange(p1,p2)
## ---- chunk 59
r = 0.12
sigma = 0.2
T = 1
X0 = 50
n = 10000
m_vec = c(5,10,20,40,60,80,100)

error = vector()
h_vec = vector()
for (k in 1:length(m_vec)){
  m = m_vec[k]
  m
  t = vector()
  h_vec[k] = T/m
  t = (0:m)*h_vec[k]
  set.seed(29)
  
  final_est = vector()
  final_real = vector()
  for (j in 1:n){
    X_est = vector()
    X_est[1] = X0
    X_real = vector()
    X_real[1] = X0
    for (i in 1:m+1){
      Z = rnorm(1)
      X_est[i] = X_est[i-1]+r*X_est[i-1]*h_vec[k]+sigma*X_est[i-1]*sqrt(h_vec[k])*Z
      X_real[i] =X_real[i-1]*exp((r-0.5*sigma^2)*h_vec[k]+sigma*sqrt(h_vec[k])*Z)
    }
    final_est[j] = X_est[m+1]
    final_real[j] = X_real[m+1]
  }
  error[k] = mean(abs(final_est-final_real))
}
error
## ---- chunk 60
result = data.frame(h_vec)
colnames(result)='h'
result$error = error
library(ggplot2)
p1 = ggplot(result, aes(x=h, y=error))+
  geom_line()+geom_point()+ggtitle("Error versus step size h")
p2 = ggplot(result, aes(x=log(h), y=log(error)))+
  geom_line()+geom_point()+ggtitle("Log Error versus log step size h")
library(gridExtra)
grid.arrange(p1,p2, ncol=2)
## ---- chunk 61
S0 = 50
r = 0.05
sigma = 0.2
T = 1
m = 50
n = 10000
N = 2000
t = (0:m)*T/m
gamma = 0.5
K = 50

## ---- chunk 62
X = vector()
XT = vector()
h = vector()
set.seed(35)
for (k in 1:n){
  X[1] = S0
  for (i in 1:m){
    Z = rnorm(1)
    X[i+1] = max(0, X[i]+sigma*exp(-r*(1-gamma)*t[i])*X[i]^gamma*sqrt(t[i+1]-t[i])*Z)
  }
  XT[k] = X[m+1]
  h[k] = max(XT[k]-exp(-r*T)*K,0)
}

plain_est = mean(h)
plain_est
plain_se = sqrt(var(h)/n)
plain_se

## ---- chunk 63
Y = matrix(0,nrow = N,ncol = m)
set.seed(35)
theta = vector()
for (k in 1:N){
  for(i in 1:m){
    Y[k,i] = rnorm(1)
  }
}
X = vector()
h = vector()
for (k in 1:N){
  X[1]= S0
  for (i in 1:m){
    X[i+1] = max(0, X[i]+sigma*exp(-r*(1-gamma)*t[i])*X[i]^gamma*sqrt(t[i+1]-t[i])*Y[k,i])
    }
  h[k] = max(X[m+1]-exp(-r*T)*K,0)
}

denom = rep(0,m)
for (i in 1:N){
  denom = denom+h[i]*Y[i,]
}
theta = denom/sum(h)
#theta

H = vector()
for (k in 1:n){
  Z = vector()
  for (i in 1:m){
    Z[i] = rnorm(1, theta[i],1)
    X[i+1] = max(0, X[i]+sigma*exp(-r*(1-gamma)*t[i])*X[i]^gamma*sqrt(t[i+1]-t[i])*Z[i])
  }
  H[k] = max(X[m+1]-exp(-r*T)*K,0)*exp(-sum(theta*Z)+0.5*sum(theta^2))
}


IS_est = mean(H)
IS_est
IS_se = sqrt((sum(H^2)-n*IS_est^2)/(n*(n-1)))
IS_se
## ---- chunk 64
S0 = 20
r = 0.05
T = 1
a = 0.4
b = 0.3
m = 20    # 5,10,20
t = (0:m)*T/m

n = 100000
Y = vector()
H = vector()
sigma2 = vector()
set.seed(29)
for (k in 1:n){
  Y[1] = log(S0)
  S[1] = S0
  for (i in 1:m){
    Z = rnorm(1)
    sigma2[i] = a^2*(t[i+1]-t[i])+b^2*T/(2*pi)*(cos(2*pi*t[i]/T)-cos(2*pi*t[i+1]/T))
    Y[i+1] = Y[i]+r*(t[i+1]-t[i])-sigma2[i]/2+sqrt(sigma2[i])*Z
    S[i+1] = exp(Y[i+1])
  }
  H[k] = exp(-r*T)*(S[m+1]-min(S))
}

est_v = mean(H)
est_v
est_se = sqrt((sum(H^2)-n*est_v^2)/(n*(n-1)))
est_se
